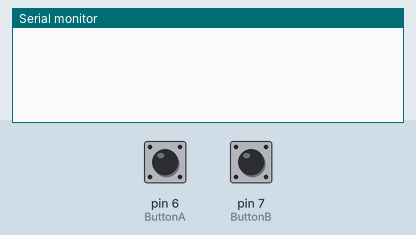
The sketch below on a simulated Arduino Uno, built with avr-gcc and run on an emulated ATmega328P. On the bench: the last lines printed to the serial monitor. Inputs (shaded band) come from the test bench; at power-on: pin 6 (ButtonA) HIGH, pin 7 (ButtonB) HIGH.

Above: at 1.2 s.
1.3 s: pin 6 (ButtonA) pulled LOW for 0.15 s
At 1.7 s:
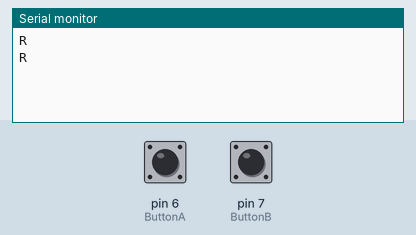
2.9 s: pin 7 (ButtonB) pulled LOW for 0.15 s
At 3.6 s:
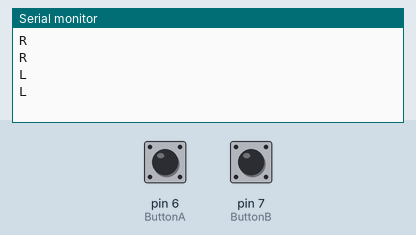
4.5 s: pin 6 (ButtonA) driven LOW and pin 7 (ButtonB) driven LOW
At 4.65 s:
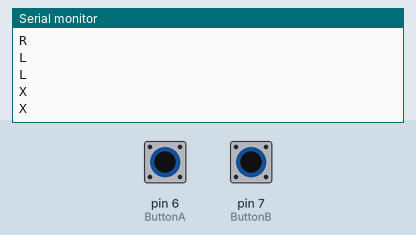

Measured:
- after the input at 1.3 s, the serial monitor: prints a new line at once (image 1)
- after the input at 2.9 s, the serial monitor: prints a new line at once (image 2)
- after the input at 4.5 s, the serial monitor: prints a new line after 0.05 s (image 3)

The sketch:

turtle2buttons.ino
```cpp
#define ButtonA 6
#define ButtonB 7

unsigned long ellapsed;

void setup() {
   pinMode (ButtonA,INPUT_PULLUP);
   pinMode (ButtonB,INPUT_PULLUP);
   Serial.begin (9600);
   ellapsed=millis();
 }

 void loop() {
   if (millis()-ellapsed>100){
     bool R = !digitalRead(ButtonA);
     bool L = !digitalRead(ButtonB);

     ellapsed=millis();
     if (R && L)
        Serial.println('X');
     else {
         if (R)
           Serial.println('R');
         if (L)
           Serial.println('L');
     }
   }
}
```
